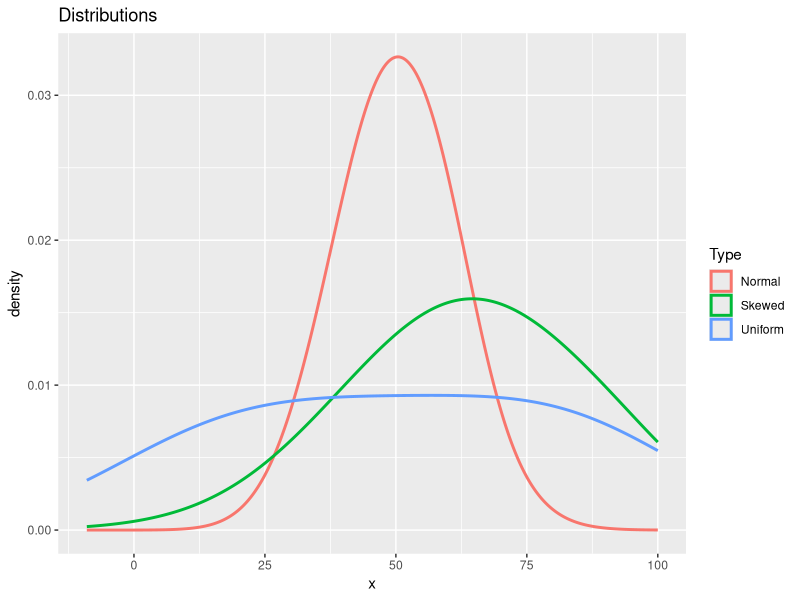
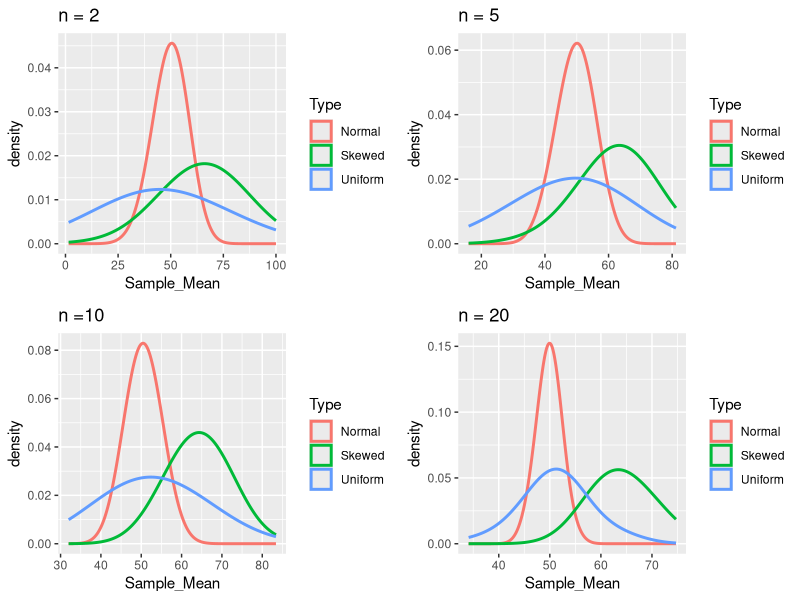

Source code (R) for these figures, in order:
## ---- chunk 1
library(ggplot2)
set.seed(10)
dfa<-data.frame(Type = "Normal", x = round(rnorm(1000,mean = 50, sd = 10),0))
dfb<-data.frame(Type = "Uniform", x = round(runif(1000, 0,100),0))
dfc<-data.frame(Type = "Skewed", x = round(rnorm(1000,mean = 40, sd = 20)+runif(100, 20,30),0))
dfc$x[dfc$x>100]<-100
df<-rbind(dfa,dfb,dfc)
ggplot(df, aes(x, color = Type)) + geom_density(adjust = 3, size = 1) + labs(title = 'Distributions')

## ---- chunk 2
dfa<-data.frame(Sample = 1:100, Type = "Normal")
dfb<-data.frame(Sample = 1:100, Type = "Uniform")
dfc<-data.frame(Sample = 1:100, Type = "Skewed")
df_sample<-rbind(dfa,dfb,dfc)

clt<-function(sample_type, n)
  {
  mean(sample(df$x[df$Type == sample_type], size = n))
  }

df_sample$Sample_Mean<-mapply(df_sample$Type,2, FUN = clt)
plot1<-ggplot(df_sample, aes(Sample_Mean, color = Type)) + geom_density(adjust = 3, size = 1) + labs(title = 'n = 2')
df_sample$Sample_Mean<-mapply(df_sample$Type,5, FUN = clt)
plot2<-ggplot(df_sample, aes(Sample_Mean, color = Type)) + geom_density(adjust = 3, size = 1) + labs(title = 'n = 5')
df_sample$Sample_Mean<-mapply(df_sample$Type,10, FUN = clt)
plot3<-ggplot(df_sample, aes(Sample_Mean, color = Type)) + geom_density(adjust = 3, size = 1) + labs(title = 'n =10')
df_sample$Sample_Mean<-mapply(df_sample$Type,20, FUN = clt)
plot4<-ggplot(df_sample, aes(Sample_Mean, color = Type)) + geom_density(adjust = 3, size = 1) + labs(title = 'n = 20')

library(gridExtra)
grid.arrange(plot1, plot2, plot3,plot4, ncol=2,nrow = 2)
